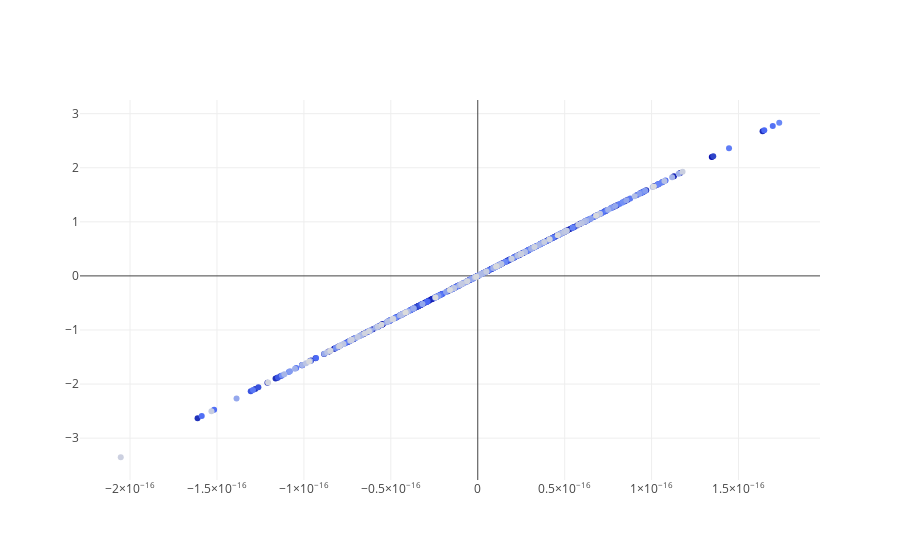

Notebook code cell kept with this figure:
### Code cell
X = distractor(theta=np.pi / 2)
data = [
    go.Scatter(
        x=X[:, 0],
        y=X[:, 1],
        mode='markers',
        marker={
            'color': signal[:, 0],
            'colorscale': 'Blues'
        },
    ),
]
plotly.offline.iplot(data)

### Figure 1 — Plotly figure (JSON) as saved in the notebook; plotly's stock layout.template omitted (floating-point values rounded to 4 significant figures; data arrays with more than 128 entries replaced by an {"elided": "..."} marker saying what was removed)
{"data": [{"marker": {"color": {"elided": "500 float values"}, "colorscale": "Blues"}, "mode": "markers", "type": "scatter", "uid": "76e54d48-a259-11e8-815f-4a0004b26690", "x": {"elided": "500 float values"}, "y": {"elided": "500 float values"}}], "layout": {}}
